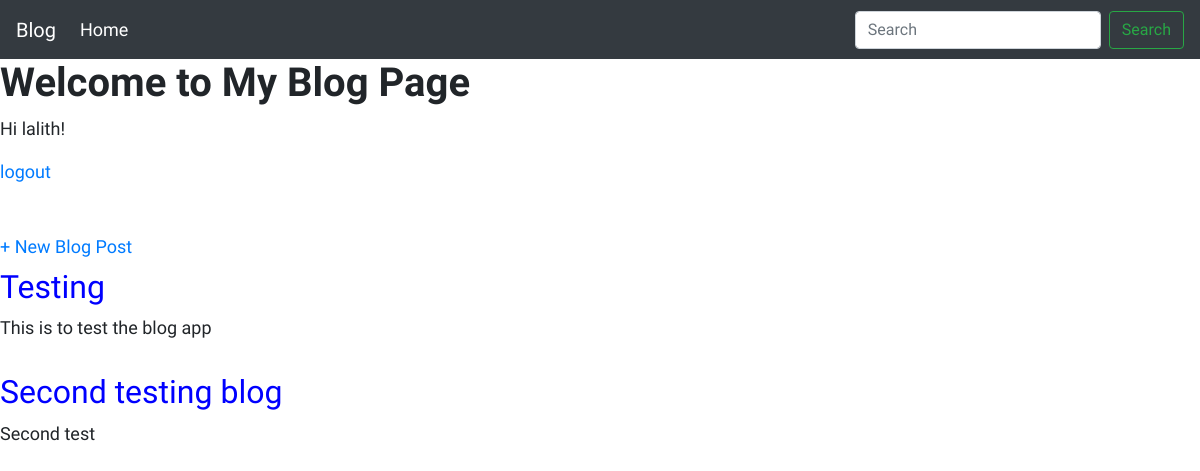
Page / (signed in) on the earlier database version.
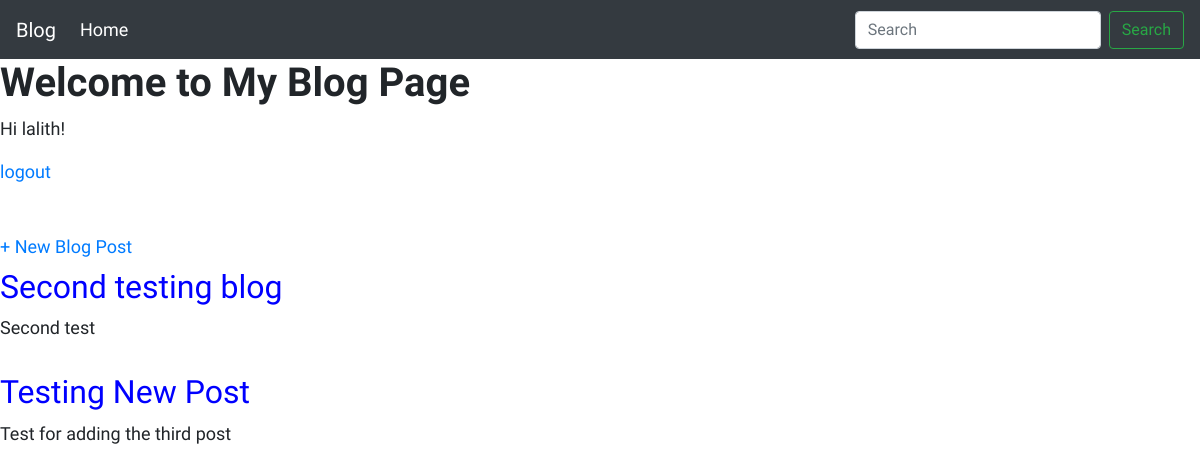
Same page on the later database version.
### blog/models.py (models this page shows, shortened)
class Post(models.Model):
    title = models.CharField(max_length=200)
    author = models.ForeignKey(
        'auth.User',
        on_delete=models.CASCADE,
    )
    body = models.TextField()

### blog/views.py (the view)
# urls.py: path('',views.BlogListView.as_view(),name = 'home'),
class BlogListView(ListView):
    model = Post
    template_name = 'home.html'

### templates/home.html
{% extends 'base.html' %}
{% block content %}
{% if user.is_authenticated %}
{% for post in object_list %}
<div class="post-entry">
<h2><a href="{% url 'post_detail' post.pk %}">{{ post.title }}</a></h2>
<p>{{ post.body }}</p>
</div>
{% endfor %}
{% endif %}
{% endblock content %}

Differences in the rows shown:
removed Post: title "Testing", body "This is to test the blog app"
added Post: title "Testing New Post", body "Test for adding the third post"
